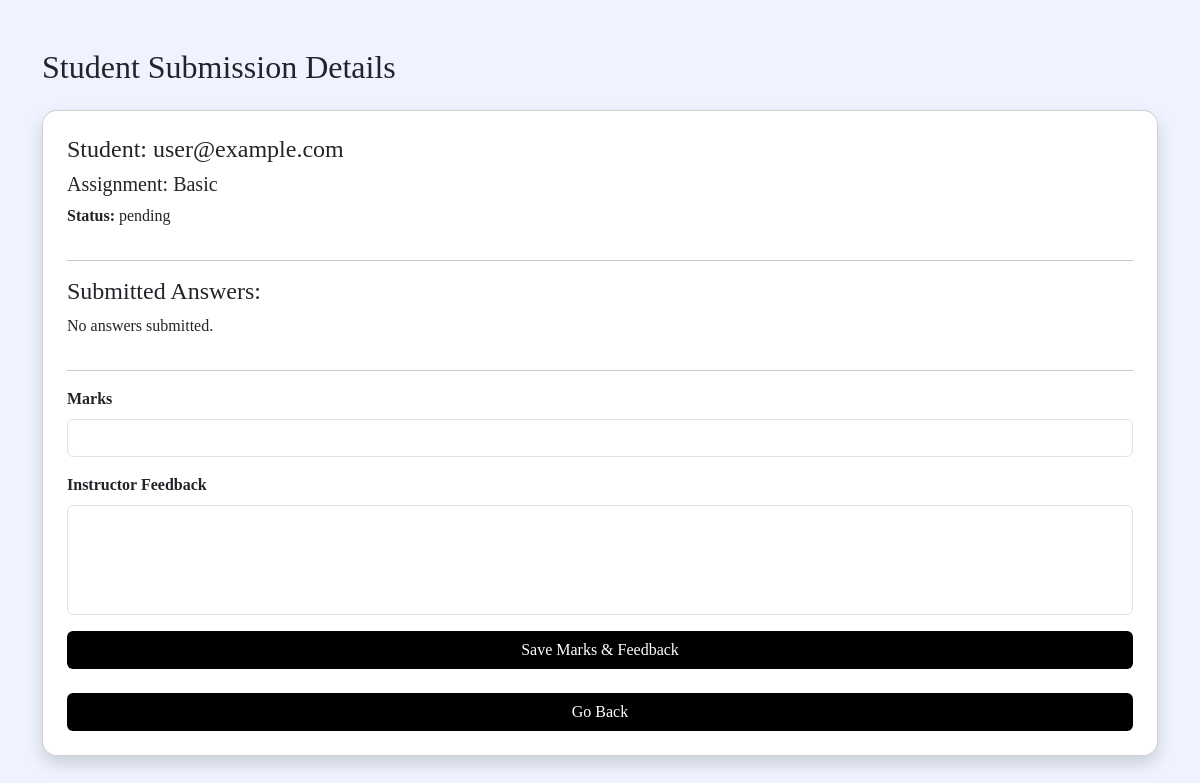
/lms/instructor/submission/1/ (signed in), run on the app's committed database.
### lms/models.py (models this page shows, shortened)
class Submission(models.Model):
    STATUS_CHOICES = [
        ('pending', 'Pending'),
        ('graded', 'Graded'),
        ('late', 'Late'),
    ]
    status = models.CharField(max_length=20, choices=STATUS_CHOICES, default='pending')
    assignment = models.ForeignKey(Assignment, on_delete=models.CASCADE, related_name='submissions')
    student = models.ForeignKey(User, on_delete=models.CASCADE, related_name='submissions')
    content = models.TextField()
    file = models.FileField(upload_to='submissions/', blank=True, null=True)
    submitted_at = models.DateTimeField(auto_now_add=True)
    grade = models.PositiveIntegerField(null=True, blank=True)
    feedback = models.TextField(blank=True)

class Assignment(models.Model):
    course = models.ForeignKey(Course, on_delete=models.CASCADE, related_name='assignments', null=True, blank=True)
    title = models.CharField(max_length=200)
    description = models.TextField()
    due_date = models.DateTimeField()
    created_by = models.ForeignKey(User, on_delete=models.CASCADE, related_name='assignments', null=True, blank=True)
    max_points = models.PositiveIntegerField(default=100)
    created_at = models.DateTimeField(auto_now_add=True)
    is_published = models.BooleanField(default=False)

### lms/views.py (the view, shortened to what this page needs)
# urls.py: path('instructor/submission/<int:submission_id>/', instructor_submission_detail, name='instructor_submission_detail'),
@login_required
def instructor_submission_detail(request, submission_id):
    submission = get_object_or_404(
        Submission,
        id=submission_id,
        assignment__created_by=request.user   # Instructor only sees their own submissions
    )
    answers = StudentAnswer.objects.filter(submission=submission.student).select_related('question')
    return render(request, 'submission_detail.html', {
        'submission': submission,
        'answers': answers
    })

### templates/submission_detail.html (shortened to what this page needs)
<!DOCTYPE html>
<html lang="en">
<head>
    <link href="https://cdn.jsdelivr.net/npm/bootstrap@5.3.2/dist/css/bootstrap.min.css" rel="stylesheet">
</head>
<body>
<div class="container mt-5">
    <h2 class="mb-4 text-bold">Student Submission Details</h2>
    <div class="card shadow p-4">
        <h4>Student: {{ submission.student.username }}</h4>
        <h5>Assignment: {{ submission.assignment.title }}</h5>
        <p><strong>Status:</strong> {{ submission.status }}</p>
        <hr>
        <h4 class="text-bold">Submitted Answers:</h4>
        {% for ans in answers %}
            <div class="answer-box mb-3 shadow-sm">
                <h5 class="fw-bold">Question {{ forloop.counter }}:</h5>
                <p>{{ ans.question.text }}</p>
                <h6 class="fw-bold">Submitted Answer:</h6>
                <p>{{ ans.answer_text }}</p>
            </div>
        {% empty %}
            <p>No answers submitted.</p>
        {% endfor %}
        <hr>
        <form method="POST">
            <div class="mb-3">
                <label class="form-label fw-bold">Marks</label>
                <input type="number" name="marks" class="form-control" value="{{ submission.grade }}">
            </div>
            <div class="mb-3">
                <label class="form-label fw-bold">Instructor Feedback</label>
                <textarea name="feedback" rows="4" class="form-control">{{ submission.feedback }}</textarea>
            </div>
            <button class="btn w-100">Save Marks & Feedback</button><br><br>
            <a href="{% url 'instructor_submitted_answers' %}" class="btn w-100">
                Go Back
            </a>
        </form>
    </div>
</div>
</body>
</html>

### templates/submission_detail.html (style rules this page uses)
body { font-family: "Times New Roman", serif; background: #eef3ff; }
.card { border-radius: 15px; }
textarea { resize: none; }
.btn { background-color: black; color: white; }

### data on the page
Submission: student.username "user@example.com", assignment "Basic", status "pending"
